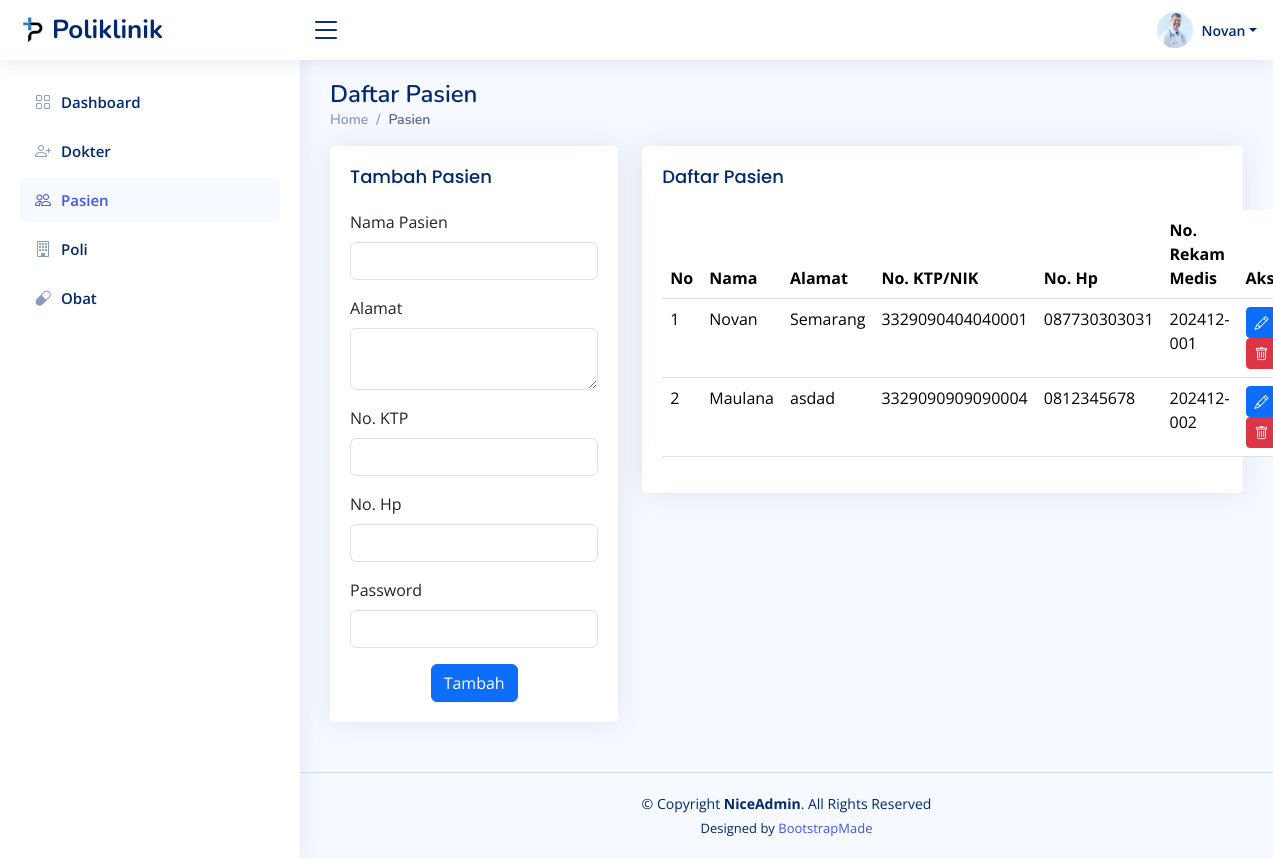
/pasien_admin.php (signed in), run on the app's committed database.
### tables this page shows
CREATE TABLE `pasien` (
  `id` int(11) NOT NULL,
  `nama` varchar(150) NOT NULL,
  `alamat` text NOT NULL,
  `no_ktp` varchar(16) NOT NULL,
  `password` varchar(255) NOT NULL,
  `no_hp` varchar(16) NOT NULL,
  `no_rm` char(10) DEFAULT NULL
);

### pasien_admin.php (the view, shortened to what this page needs)
<?php
$nama = $_SESSION['nama'];
?>
<!DOCTYPE html>
<html lang="en">
<head>
  <link href="assets/vendor/bootstrap/css/bootstrap.min.css" rel="stylesheet" />
  <link href="assets/vendor/bootstrap-icons/bootstrap-icons.css" rel="stylesheet" />
  <link href="assets/vendor/boxicons/css/boxicons.min.css" rel="stylesheet" />
  <link href="assets/vendor/quill/quill.snow.css" rel="stylesheet" />
  <link href="assets/vendor/quill/quill.bubble.css" rel="stylesheet" />
  <link href="assets/vendor/remixicon/remixicon.css" rel="stylesheet" />
  <link href="assets/vendor/simple-datatables/style.css" rel="stylesheet" />
  <link href="assets/css/style.css" rel="stylesheet" />
</head>
<body>
  <header id="header" class="header fixed-top d-flex align-items-center">
    <div class="d-flex align-items-center justify-content-between">
      <a href="index.php" class="logo d-flex align-items-center">
        <img src="assets/img/logo.png" alt="" />
        <span class="d-none d-lg-block">Poliklinik</span>
      </a>
      <i class="bi bi-list toggle-sidebar-btn"></i>
    </div>
    <nav class="header-nav ms-auto">
      <ul class="d-flex align-items-center">
        <li class="nav-item dropdown pe-3">
          <a class="nav-link nav-profile d-flex align-items-center pe-0" href="#" data-bs-toggle="dropdown">
            <img src="assets/img/doctor.jpg" alt="Profile" class="rounded-circle" />
            <span class="d-none d-md-block dropdown-toggle ps-2"><?php echo $nama ?></span> </a>
        </li>
      </ul>
    </nav>
  </header>
  <aside id="sidebar" class="sidebar">
    <ul class="sidebar-nav" id="sidebar-nav">
      <li class="nav-item">
        <a class="nav-link collapsed" href="dashboard_admin.php">
          <i class="bi bi-grid"></i>
          <span>Dashboard</span>
        </a>
      </li>
      <li class="nav-item">
        <a class="nav-link collapsed" href="dokter_admin.php">
          <i class="bi bi-person-plus"></i>
          <span>Dokter</span>
        </a>
      </li>
      <li class="nav-item">
        <a class="nav-link" href="pasien_admin.php">
          <i class="bi bi-people"></i>
          <span>Pasien</span>
        </a>
      </li>
      <li class="nav-item">
        <a class="nav-link collapsed" href="poli_admin.php">
          <i class="bi bi-building"></i>
          <span>Poli</span>
        </a>
      </li>
      <li class="nav-item">
        <a class="nav-link collapsed" href="obat_admin.php">
          <i class="bi bi-capsule"></i>
          <span>Obat</span>
        </a>
      </li>
    </ul>
  </aside>
  <main id="main" class="main">
    <div class="pagetitle">
      <h1>Daftar Pasien</h1>
      <nav>
        <ol class="breadcrumb">
          <li class="breadcrumb-item"><a href="dashboard_admin.php">Home</a></li>
          <li class="breadcrumb-item active">Pasien</li>
        </ol>
      </nav>
    </div>
    <section class="section dashboard">
      <div class="row">
        <div class="col-lg-4">
          <div class="card">
            <div class="card-body">
              <h5 class="card-title">Tambah Pasien</h5>
              <form action="src/pasien/add.php" method="post" class="row g-3">
                <div class="col-12">
                  <label for="inputNama" class="form-label">Nama Pasien</label>
                  <input type="text" class="form-control" id="inputNama" name="nama" />
                </div>
                <div class="col-12">
                  <label for="inputAlamat" class="form-label">Alamat</label>
                  <textarea class="form-control" id="inputAlamat" name="alamat"></textarea>
                </div>
                <div class="col-12">
                  <label for="inputNoKTP" class="form-label">No. KTP</label>
                  <input type="text" class="form-control" id="inputNoKTP" name="no_ktp" />
                </div>
                <div class="col-12">
                  <label for="inputNoHp" class="form-label">No. Hp</label>
                  <input type="text" class="form-control" id="inputNoHp" name="no_hp" />
                </div>
                <div class="col-12">
                  <label for="inputPassword" class="form-label">Password</label>
                  <input type="password" class="form-control" id="inputPassword" name="password" />
                </div>
                <div class="text-center">
                  <button type="submit" class="btn btn-primary">
                    Tambah
                  </button>
                </div>
              </form>
            </div>
          </div>
        </div>
        <div class="col-lg-8">
          <div class="row">
            <div class="col-12">
              <div class="card">
                <div class="card-body">
                  <h5 class="card-title">Daftar Pasien</h5>
                  <table class="table datatable">
                    <thead>
                      <tr>
                        <th>No</th>
                        <th>Nama</th>
                        <th>Alamat</th>
                        <th>No. KTP/NIK</th>
                        <th>No. Hp</th>
                        <th>No. Rekam Medis</th>
                        <th>Aksi</th>
                      </tr>
                    </thead>
                    <tbody>
                      <?php
                      require 'config/database.php';
                      $no = 1;
                      $query = "SELECT * FROM pasien";
                      $result = mysqli_query($mysqli, $query);
                      while ($data = mysqli_fetch_array($result)) {
                      ?>
                        <tr>
                          <td><?php echo $no++ ?></td>
                          <td><?php echo $data['nama'] ?></td>
                          <td><?php echo $data['alamat'] ?></td>
                          <td><?php echo $data['no_ktp'] ?></td>
                          <td><?php echo $data['no_hp'] ?></td>
                          <td><?php echo $data['no_rm'] ?></td>
                          <td>
                            <button type='button' class='btn btn-sm btn-primary' data-bs-toggle="modal"
                              data-bs-target="#editModal<?php echo $data['id'] ?>"><i class="bi bi-pencil"></i></button>
                            <button type='button' class='btn btn-sm btn-danger' data-bs-toggle="modal"
                              data-bs-target="#deleteModal<?php echo $data['id'] ?>"><i class="bi bi-trash"></i></button>
                          </td>
                        </tr>
                      <?php } ?>
                    </tbody>
                  </table>
                </div>
              </div>
            </div>
          </div>
        </div>
      </div>
    </section>
  </main>
  <footer id="footer" class="footer">
    <div class="copyright">
      &copy; Copyright <strong><span>NiceAdmin</span></strong>. All Rights Reserved
    </div>
    <div class="credits">
      Designed by <a href="https://bootstrapmade.com/">BootstrapMade</a>
    </div>
  </footer>
</body>
</html>

### assets/css/style.css (style rules this page uses)
:root { scroll-behavior: smooth; }
body { font-family: "Open Sans", sans-serif; background: #f6f9ff; color: #444444; }
a { color: #4154f1; text-decoration: none; }
h1, h2, h3, h4, h5, h6 { font-family: "Nunito", sans-serif; }
#main { margin-top: 60px; padding: 20px 30px; transition: all 0.3s; }
.pagetitle { margin-bottom: 10px; }
.pagetitle h1 { font-size: 24px; margin-bottom: 0; font-weight: 600; color: #012970; }
.card { margin-bottom: 30px; border: none; border-radius: 5px; box-shadow: 0px 0 30px rgba(1, 41, 112, 0.1); }
.card-title { padding: 20px 0 15px 0; font-size: 18px; font-weight: 500; color: #012970; font-family: "Poppins", sans-serif; }
.card-body { padding: 0 20px 20px 20px; }
.breadcrumb { font-size: 14px; font-family: "Nunito", sans-serif; color: #899bbd; font-weight: 600; }
.breadcrumb a { color: #899bbd; transition: 0.3s; }
.breadcrumb .breadcrumb-item::before { color: #899bbd; }
.breadcrumb .active { color: #51678f; font-weight: 600; }
.logo { line-height: 1; }
@media (min-width: 1200px) { .logo { width: 280px; } }
.logo img { max-height: 26px; margin-right: 6px; }
.logo span { font-size: 26px; font-weight: 700; color: #012970; font-family: "Nunito", sans-serif; }
.header { transition: all 0.5s; z-index: 997; height: 60px; box-shadow: 0px 2px 20px rgba(1, 41, 112, 0.1); background-color: #fff; padding-left: 20px; }
.header .toggle-sidebar-btn { font-size: 32px; padding-left: 10px; cursor: pointer; color: #012970; }
.header-nav ul { list-style: none; }
.header-nav > ul { margin: 0; padding: 0; }
.header-nav .nav-profile { color: #012970; }
.header-nav .nav-profile img { max-height: 36px; }
.header-nav .nav-profile span { font-size: 14px; font-weight: 600; }
.sidebar { position: fixed; top: 60px; left: 0; bottom: 0; width: 300px; z-index: 996; transition: all 0.3s; padding: 20px; overflow-y: auto; scrollbar-width: thin; scrollbar-color: #aab7cf transparent; box-shadow: 0px 0px 20px rgba(1, 41, 112, 0.1); background-color: #fff; }
@media (min-width: 1200px) { #main, #footer { margin-left: 300px; } }
.sidebar-nav { padding: 0; margin: 0; list-style: none; }
.sidebar-nav li { padding: 0; margin: 0; list-style: none; }
.sidebar-nav .nav-item { margin-bottom: 5px; }
.sidebar-nav .nav-link { display: flex; align-items: center; font-size: 15px; font-weight: 600; color: #4154f1; transition: 0.3; background: #f6f9ff; padding: 10px 15px; border-radius: 4px; }
.sidebar-nav .nav-link i { font-size: 16px; margin-right: 10px; color: #4154f1; }
.sidebar-nav .nav-link.collapsed { color: #012970; background: #fff; }
.sidebar-nav .nav-link.collapsed i { color: #899bbd; }
.footer { padding: 20px 0; font-size: 14px; transition: all 0.3s; border-top: 1px solid #cddfff; }
.footer .copyright { text-align: center; color: #012970; }
.footer .credits { padding-top: 5px; text-align: center; font-size: 13px; color: #012970; }

### data on the page
pasien: nama "Novan", alamat "Semarang", no_ktp "3329090404040001", no_hp "087730303031", no_rm "202412-001"
pasien: nama "Maulana", alamat "asdad", no_ktp "3329090909090004", no_hp "0812345678", no_rm "202412-002"

### other printed values
$nama "Novan"
